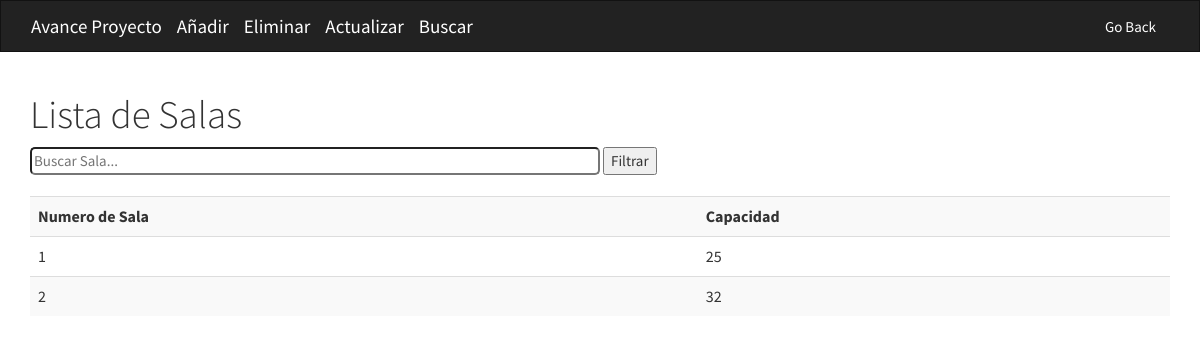
Screenshot of /backend/theatre/theatre_search.php with the database file from the repository.
### tables this page shows
CREATE TABLE `theatre` (
  `RoomNumber` int(11) NOT NULL,
  `Capacity` int(11) NOT NULL,
  PRIMARY KEY (`RoomNumber`)
);

### backend/theatre/theatre_search.php (the view, shortened to what this page needs)
<?php include '../templatet/header.php' ?>
<h1>Lista de Salas</h1>
<?php
	if(isset($_POST['search'])){
		$valueToSearch=$_POST['myInput'];
		$qry="select * from Theatre where RoomNumber LIKE '%".$valueToSearch."%'";
		$search_result=filterTable($mysqli,$qry);
	}
	else{
		$qry="Select * from theatre";
		$search_result=filterTable($mysqli,$qry);
	}
	function filterTable($mysqli,$qry){
		$filter_result = $mysqli->query($qry);
		return $filter_result;
	}
?>
<form action="" method="post">
	<input type="text" style="width: 50%;border-radius: 5px;" name="myInput" name="valueToSearch" placeholder="Buscar Sala..." title="Buscar Sala">
	<input type="submit" name="search" value="Filtrar">
	<br><br>
	<table class="table table-striped">
	    <tr>
	        <th>Numero de Sala</th>
	        <th>Capacidad</th>
	    </tr>
		<?php while($row = mysqli_fetch_array($search_result, MYSQLI_ASSOC)){ ?>
			<tr>
				<td><?php echo $row['RoomNumber']; ?></td>
				<td><?php echo $row['Capacity']; ?></td>
	        </tr>
		<?php } ?>
	</table>
</form>
<?php include '../template/footer.php' ?>

### rows the page displays
theatre: RoomNumber "1", Capacity "25"
theatre: RoomNumber "2", Capacity "32"
